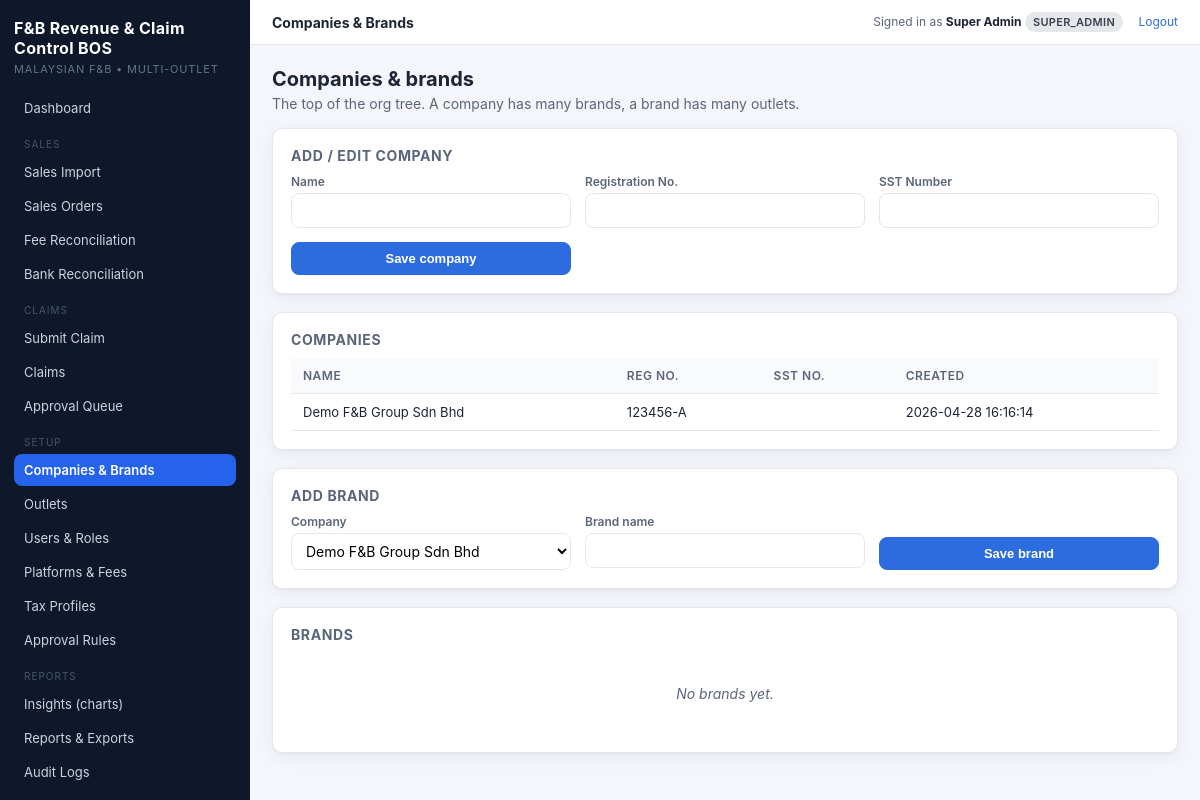
The app's page /public/pages/companies.php (signed in) with its own data.
### tables this page shows
CREATE TABLE IF NOT EXISTS companies (
  id              INT UNSIGNED NOT NULL AUTO_INCREMENT,
  name            VARCHAR(160) NOT NULL,
  registration_no VARCHAR(60)  NULL,
  sst_number      VARCHAR(60)  NULL,
  created_at      DATETIME NOT NULL,
  PRIMARY KEY (id)
);

### src/Support/helpers.php (called while the page is built, shortened)
<?php
function config(?string $key = null, $default = null)
{
    $cfg = $GLOBALS['fnbbos_config'] ?? [];
    $segments = explode('.', $key);
    $value = $cfg;
    foreach ($segments as $seg) {
        if (is_array($value) && array_key_exists($seg, $value)) {
            $value = $value[$seg];
        } else {
            return $default;
        }
    }
    return $value;
}
function db(): PDO
{
    if ($GLOBALS['fnbbos_pdo'] instanceof PDO) {
        return $GLOBALS['fnbbos_pdo'];
    }
    $c = config('db');
    $dsn = sprintf('mysql:host=%s;port=%d;dbname=%s;charset=%s',
        $c['host'], $c['port'], $c['name'], $c['charset']);
    $pdo = new PDO($dsn, $c['user'], $c['pass'], [
        PDO::ATTR_ERRMODE            => PDO::ERRMODE_EXCEPTION,
        PDO::ATTR_DEFAULT_FETCH_MODE => PDO::FETCH_ASSOC,
        PDO::ATTR_EMULATE_PREPARES   => false,
    ]);
    return $pdo;
}
function e(?string $value): string
{
    return htmlspecialchars((string)$value, ENT_QUOTES | ENT_SUBSTITUTE, 'UTF-8');
}

### src/Auth.php (called while the page is built, shortened)
<?php
final class Auth
{
    public static function companyId(): int
    {
        return (int)($_SESSION['auth']['company_id'] ?? 0);
    }
}

### public/pages/companies.php (the view, shortened to what this page needs)
<?php
$companies = db()->query('SELECT * FROM companies ORDER BY name')->fetchAll();
$brands    = db()->query('
    SELECT b.*, c.name AS company_name
    FROM brands b JOIN companies c ON c.id = b.company_id
    ORDER BY c.name, b.name')->fetchAll();
include __DIR__ . '/../partials/header.php';
?>
<div class="page-header"><div><h2>Companies &amp; brands</h2><p>The top of the org tree. A company has many brands, a brand has many outlets.</p></div></div>
<div class="card">
  <h3>Add / edit company</h3>
  <form method="post" class="form-grid">
    <div class="form-row"><label>Name</label><input type="text" name="name" required></div>
    <div class="form-row"><label>Registration No.</label><input type="text" name="registration_no"></div>
    <div class="form-row"><label>SST Number</label><input type="text" name="sst_number"></div>
    <div class="form-row" style="align-self:end;"><button class="btn btn--primary" type="submit">Save company</button></div>
  </form>
</div>
<div class="card">
  <h3>Companies</h3>
  <?php if (!$companies): ?><div class="empty">No companies yet.</div>
  <?php else: ?>
    <table class="data">
      <thead><tr><th>Name</th><th>Reg No.</th><th>SST No.</th><th>Created</th></tr></thead>
      <tbody><?php foreach ($companies as $c): ?>
        <tr>
          <td><?= e($c['name']) ?></td>
          <td><?= e($c['registration_no'] ?? '') ?></td>
          <td><?= e($c['sst_number'] ?? '') ?></td>
          <td><?= e($c['created_at']) ?></td>
        </tr>
      <?php endforeach; ?></tbody>
    </table>
  <?php endif; ?>
</div>
<div class="card">
  <h3>Add brand</h3>
  <form method="post" class="form-grid">
    <div class="form-row"><label>Company</label>
      <select name="company_id" required>
        <?php foreach ($companies as $c): ?>
          <option value="<?= (int)$c['id'] ?>" <?= $c['id']==Auth::companyId()?'selected':'' ?>><?= e($c['name']) ?></option>
        <?php endforeach; ?>
      </select>
    </div>
    <div class="form-row"><label>Brand name</label><input type="text" name="name" required></div>
    <div class="form-row" style="align-self:end;"><button class="btn btn--primary" type="submit">Save brand</button></div>
  </form>
</div>
<div class="card">
  <h3>Brands</h3>
  <?php if (!$brands): ?><div class="empty">No brands yet.</div>
  <?php endif; ?>
</div>
<?php include __DIR__ . '/../partials/footer.php'; ?>

### public/assets/css/app.css (style rules this page uses)
:root { --bg: #f4f6fb; --panel: #ffffff; --panel-border: #e3e7ef; --ink: #1d2433; --ink-soft: #5b657a; --primary: #2d6cdf; --primary-ink: #ffffff; --accent: #0e7c66; --danger: #dc2626; --warning: #ea8a00; --success: #16a34a; --shadow: 0 1px 2px rgba(15,23,42,.04), 0 4px 16px rgba(15,23,42,.06); --radius: 10px; }
* { box-sizing: border-box; }
html, body { margin: 0; padding: 0; }
body { font-family: -apple-system, BlinkMacSystemFont, "Segoe UI", Roboto, "Inter", sans-serif; background: var(--bg); color: var(--ink); font-size: 14px; }
.page-header { display: flex; justify-content: space-between; align-items: end; margin-bottom: 16px; gap: 12px; flex-wrap: wrap; }
.page-header h2 { margin: 0; font-size: 20px; }
.page-header p { margin: 4px 0 0; color: var(--ink-soft); }
.card { background: var(--panel); border: 1px solid var(--panel-border); border-radius: var(--radius); box-shadow: var(--shadow); padding: 18px; margin-bottom: 18px; }
.card h3 { margin: 0 0 10px; font-size: 14px; color: var(--ink-soft); text-transform: uppercase; letter-spacing: .6px; }
table.data { width: 100%; border-collapse: collapse; font-size: 13px; }
table.data th, table.data td { padding: 10px 12px; border-bottom: 1px solid var(--panel-border); text-align: left; }
table.data th { background: #f9fafc; font-weight: 600; font-size: 12px; color: var(--ink-soft); text-transform: uppercase; letter-spacing: .5px; }
.btn { display: inline-block; padding: 8px 14px; border-radius: 8px; font-size: 13px; cursor: pointer; border: 1px solid transparent; font-weight: 600; }
.btn--primary { background: var(--primary); color: var(--primary-ink); border-color: var(--primary); }
.form-grid { display: grid; grid-template-columns: repeat(auto-fit, minmax(220px, 1fr)); gap: 14px; }
.form-row { display: flex; flex-direction: column; gap: 4px; }
.form-row label { font-size: 12px; color: var(--ink-soft); font-weight: 600; }
.form-row input, .form-row select, .form-row textarea { padding: 8px 10px; border-radius: 8px; border: 1px solid var(--panel-border); background: #fff; font-size: 14px; font-family: inherit; }
.empty { text-align: center; color: var(--ink-soft); padding: 32px 12px; font-style: italic; }

### records on screen
companies: name "Demo F&B Group Sdn Bhd", registration_no "123456-A", created_at "2026-04-28 16:16:14"

### other values on screen
config('app.name') "F&B Revenue & Claim Control BOS"
$pageTitle "Companies & Brands"
Auth::user()['name'] "Super Admin"
Rbac::role() "SUPER_ADMIN"
form field company_id "Demo F&B Group Sdn Bhd"
